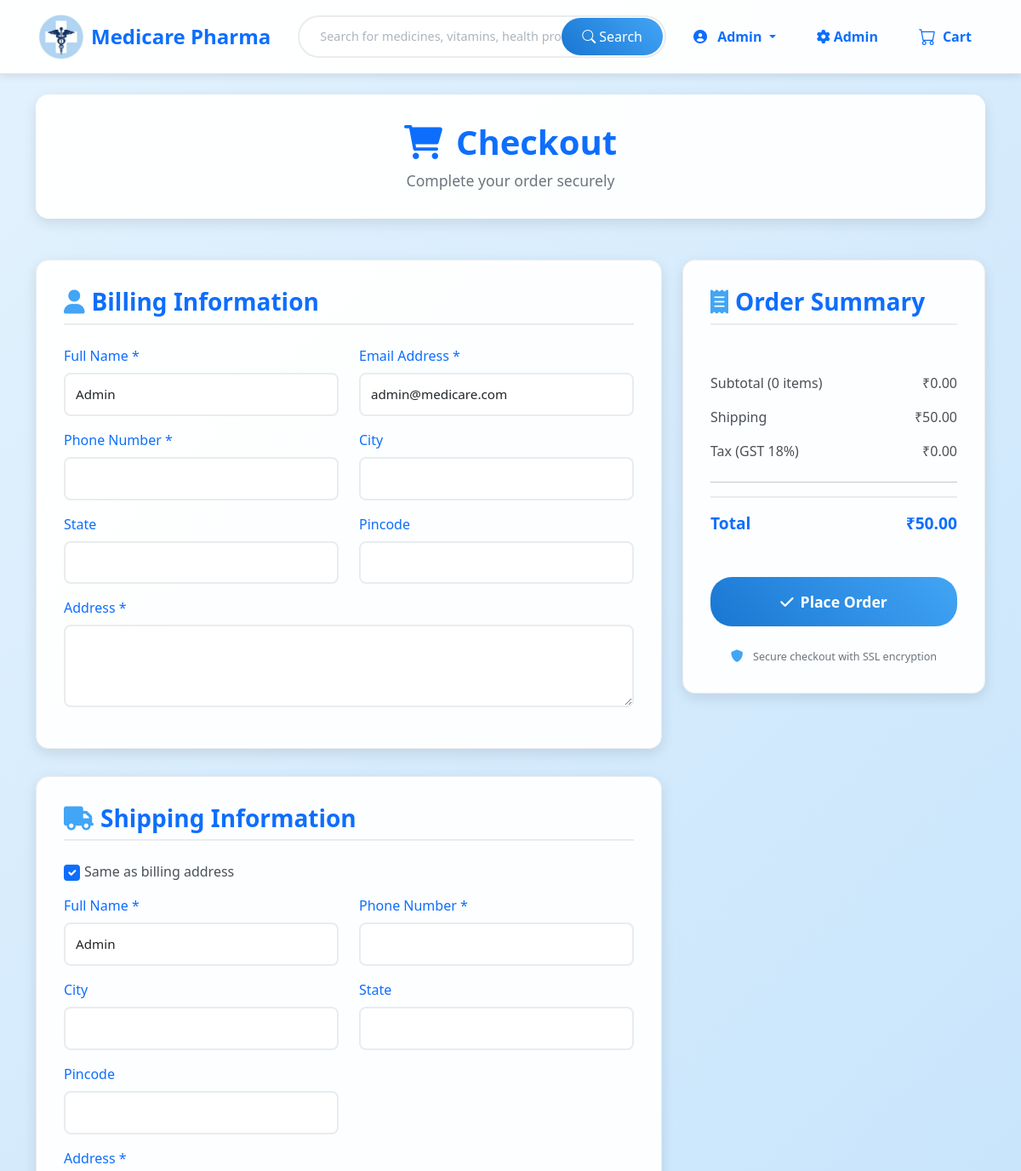
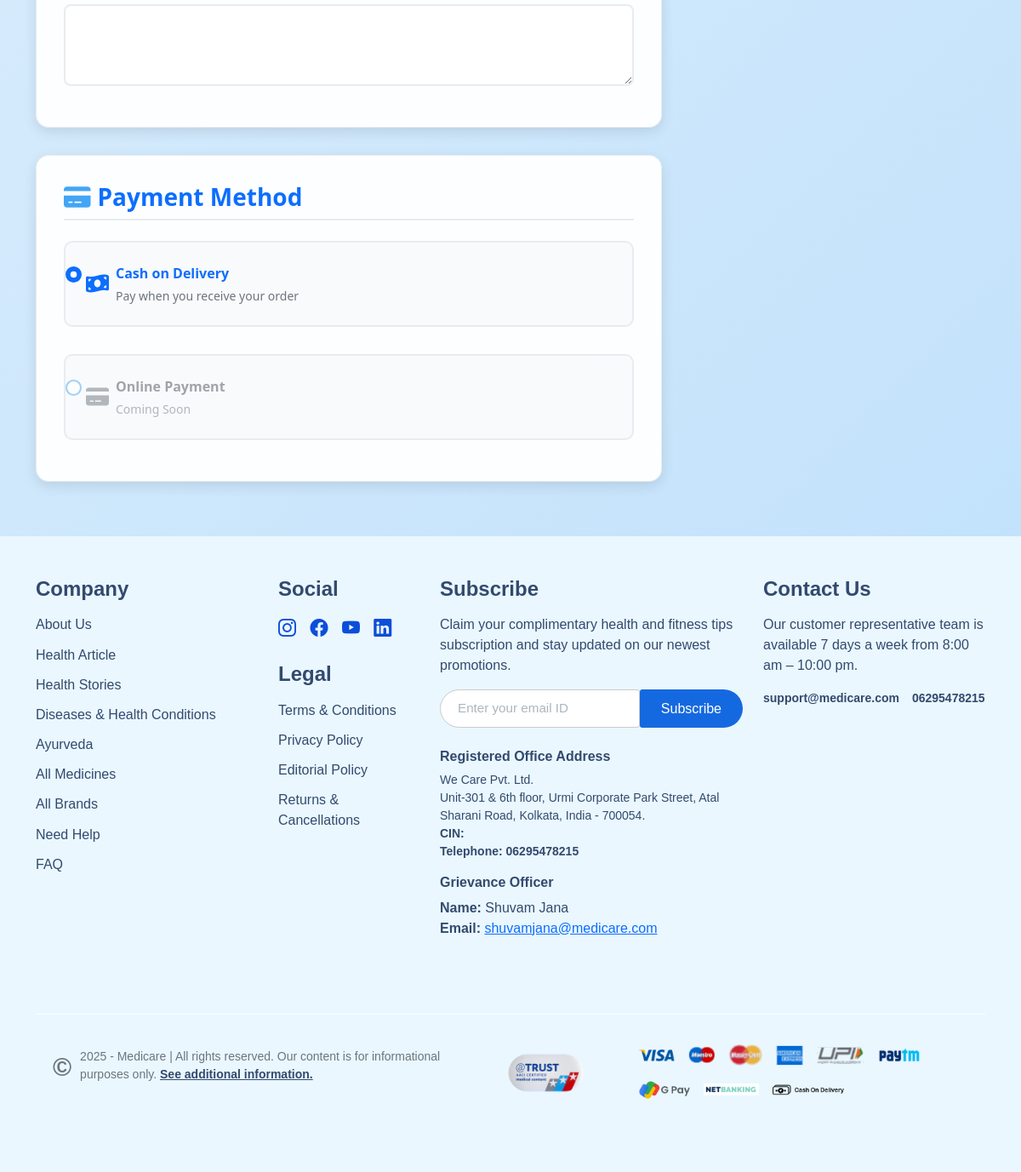
The page /checkout.php (signed in) on the database its author committed (2 pictures, top to bottom).
### tables this page shows
CREATE TABLE `users` (
  `id` int(11) NOT NULL,
  `name` varchar(255) NOT NULL,
  `email` varchar(255) NOT NULL,
  `password` varchar(255) NOT NULL,
  `role` enum('user','admin') DEFAULT 'user',
  `address` text DEFAULT NULL,
  `phone` varchar(20) DEFAULT NULL,
  `created_at` timestamp NOT NULL DEFAULT current_timestamp()
);

### includes/auth.php (called while the page is built, shortened)
<?php
function isLoggedIn() {
    return isset($_SESSION['user_id']);
}
function isAdmin() {
    return isset($_SESSION['role']) && $_SESSION['role'] === 'admin';
}
?>

### checkout.php (the view, shortened to what this page needs)
<?php
include 'config/db.php';
include 'includes/auth.php';
$subtotal = 0;
$itemCount = 0;
$shipping = $subtotal > 500 ? 0 : 50;
$tax = $subtotal * 0.18;
$total = $subtotal + $shipping + $tax;
?>
<!DOCTYPE html>
<html lang="en">
<head>
    <link href="https://cdn.jsdelivr.net/npm/bootstrap@5.1.3/dist/css/bootstrap.min.css" rel="stylesheet">
    <link rel="stylesheet" href="https://cdnjs.cloudflare.com/ajax/libs/font-awesome/6.0.0/css/all.min.css">
    <link rel="stylesheet" href="https://cdnjs.cloudflare.com/ajax/libs/animate.css/4.1.1/animate.min.css">
    <link rel="stylesheet" href="assets/footer.css">
    <link rel="stylesheet" href="assets/checkout.css">
</head>
<body>
    <?php include 'includes/header.php'; ?>
    <div class="container checkout-container mt-4">
        <div class="checkout-header animate__animated animate__fadeInDown">
            <h1><i class="fas fa-shopping-cart me-3"></i>Checkout</h1>
            <p>Complete your order securely</p>
        </div>
        <form method="POST" class="checkout-form">
            <div class="row">
                <div class="col-lg-8">
                    <div class="checkout-section animate__animated animate__fadeInLeft">
                        <h3><i class="fas fa-user me-2"></i>Billing Information</h3>
                        <div class="row">
                            <div class="col-md-6 mb-3">
                                <label for="billing_name" class="form-label">Full Name *</label>
                                <input type="text" class="form-control" id="billing_name" name="billing_name"
                                       value="<?php echo htmlspecialchars($user['name'] ?? ''); ?>" required>
                            </div>
                            <div class="col-md-6 mb-3">
                                <label for="billing_email" class="form-label">Email Address *</label>
                                <input type="email" class="form-control" id="billing_email" name="billing_email"
                                       value="<?php echo htmlspecialchars($user['email'] ?? ''); ?>" required>
                            </div>
                            <div class="col-md-6 mb-3">
                                <label for="billing_phone" class="form-label">Phone Number *</label>
                                <input type="tel" class="form-control" id="billing_phone" name="billing_phone"
                                       value="<?php echo htmlspecialchars($user['phone'] ?? ''); ?>" required>
                            </div>
                            <div class="col-md-6 mb-3">
                                <label for="billing_city" class="form-label">City</label>
                                <input type="text" class="form-control" id="billing_city" name="billing_city">
                            </div>
                            <div class="col-md-6 mb-3">
                                <label for="billing_state" class="form-label">State</label>
                                <input type="text" class="form-control" id="billing_state" name="billing_state">
                            </div>
                            <div class="col-md-6 mb-3">
                                <label for="billing_pincode" class="form-label">Pincode</label>
                                <input type="text" class="form-control" id="billing_pincode" name="billing_pincode">
                            </div>
                            <div class="col-12 mb-3">
                                <label for="billing_address" class="form-label">Address *</label>
                                <textarea class="form-control" id="billing_address" name="billing_address" rows="3" required><?php echo htmlspecialchars($user['address'] ?? ''); ?></textarea>
                            </div>
                        </div>
                    </div>
                    <div class="checkout-section animate__animated animate__fadeInLeft animate__delay-1s">
                        <h3><i class="fas fa-truck me-2"></i>Shipping Information</h3>
                        <div class="form-check mb-3">
                            <input class="form-check-input" type="checkbox" id="sameAsBilling" checked>
                            <label class="form-check-label" for="sameAsBilling">
                                Same as billing address
                            </label>
                        </div>
                        <div class="row">
                            <div class="col-md-6 mb-3">
                                <label for="shipping_name" class="form-label">Full Name *</label>
                                <input type="text" class="form-control" id="shipping_name" name="shipping_name"
                                       value="<?php echo htmlspecialchars($user['name'] ?? ''); ?>" required>
                            </div>
                            <div class="col-md-6 mb-3">
                                <label for="shipping_phone" class="form-label">Phone Number *</label>
                                <input type="tel" class="form-control" id="shipping_phone" name="shipping_phone"
                                       value="<?php echo htmlspecialchars($user['phone'] ?? ''); ?>" required>
                            </div>
                            <div class="col-md-6 mb-3">
                                <label for="shipping_city" class="form-label">City</label>
                                <input type="text" class="form-control" id="shipping_city" name="shipping_city">
                            </div>
                            <div class="col-md-6 mb-3">
                                <label for="shipping_state" class="form-label">State</label>
                                <input type="text" class="form-control" id="shipping_state" name="shipping_state">
                            </div>
                            <div class="col-md-6 mb-3">
                                <label for="shipping_pincode" class="form-label">Pincode</label>
                                <input type="text" class="form-control" id="shipping_pincode" name="shipping_pincode">
                            </div>
                            <div class="col-12 mb-3">
                                <label for="shipping_address" class="form-label">Address *</label>
                                <textarea class="form-control" id="shipping_address" name="shipping_address" rows="3" required><?php echo htmlspecialchars($user['address'] ?? ''); ?></textarea>
                            </div>
                        </div>
                    </div>
                    <div class="checkout-section animate__animated animate__fadeInLeft animate__delay-2s">
                        <h3><i class="fas fa-credit-card me-2"></i>Payment Method</h3>
                        <div class="payment-options">
                            <div class="form-check payment-option">
                                <input class="form-check-input" type="radio" name="payment_method" id="cod" value="cod" checked>
                                <label class="form-check-label" for="cod">
                                    <i class="fas fa-money-bill-wave me-2"></i>
                                    <div>
                                        <strong>Cash on Delivery</strong>
                                        <small class="text-muted d-block">Pay when you receive your order</small>
                                    </div>
                                </label>
                            </div>
                            <div class="form-check payment-option">
                                <input class="form-check-input" type="radio" name="payment_method" id="online" value="online" disabled>
                                <label class="form-check-label" for="online">
                                    <i class="fas fa-credit-card me-2"></i>
                                    <div>
                                        <strong>Online Payment</strong>
                                        <small class="text-muted d-block">Coming Soon</small>
                                    </div>
                                </label>
                            </div>
                        </div>
                    </div>
                </div>
                <div class="col-lg-4">
                    <div class="order-summary animate__animated animate__fadeInRight">
                        <h3><i class="fas fa-receipt me-2"></i>Order Summary</h3>
                        <div class="order-totals">
                            <div class="total-row">
                                <span>Subtotal (<?php echo $itemCount; ?> items)</span>
                                <span>&#8377;<?php echo number_format($subtotal, 2); ?></span>
                            </div>
                            <div class="total-row">
                                <span>Shipping</span>
                                <span class="<?php echo $shipping === 0 ? 'free-shipping' : ''; ?>">
                                    <?php if ($shipping === 0): ?>
                                        <strong>FREE</strong>
                                    <?php else: ?>
                                        &#8377;<?php echo number_format($shipping, 2); ?>
                                    <?php endif; ?>
                                </span>
                            </div>
                            <div class="total-row">
                                <span>Tax (GST 18%)</span>
                                <span>&#8377;<?php echo number_format($tax, 2); ?></span>
                            </div>
                            <hr>
                            <div class="total-row total">
                                <strong>Total</strong>
                                <strong>&#8377;<?php echo number_format($total, 2); ?></strong>
                            </div>
                        </div>
                        <button type="submit" class="btn btn-success btn-lg w-100 place-order-btn">
                            <i class="fas fa-check me-2"></i>Place Order
                        </button>
                        <div class="order-notice">
                            <i class="fas fa-shield-alt me-2"></i>
                            <small>Secure checkout with SSL encryption</small>
                        </div>
                    </div>
                </div>
            </div>
        </form>
    </div>
    <?php include 'includes/footer.php'; ?>
</body>
</html>

### includes/header.php (shortened to what this page needs)
<?php
include 'config/db.php';
$user = null;
if (isLoggedIn() && isset($_SESSION['user_id'])) {
    $userId = $_SESSION['user_id'];
    $stmt = $conn->prepare("SELECT * FROM users WHERE id = ?");
    $stmt->bind_param("i", $userId);
    $stmt->execute();
    $result = $stmt->get_result();
    if ($result->num_rows === 1) {
        $user = $result->fetch_assoc();
    }
}
?>
<nav class="navbar navbar-expand-lg navbar-light py-2 sticky-top">
    <div class="container d-flex align-items-center">
        <a class="navbar-brand d-flex align-items-center" href="index.php">
            <img src="admin/images/medicare logo.png" alt="Medicine Store Logo" height="60" style="margin-right: 5px;">
            <span class="fw-bold fs-4 text-primary">Medicare Pharma</span>
        </a>
        <form class="d-flex flex-grow-1 mx-3 position-relative" action="products.php" method="get" style="max-width: 700px;">
            <input class="form-control rounded-pill ps-4 search-input" type="search" placeholder="Search for medicines, vitamins, health products" aria-label="Search" name="q">
            <button class="btn btn-primary position-absolute top-50 end-0 translate-middle-y rounded-pill me-1 px-4 search-btn" type="submit">
                <i class="bi bi-search"></i> Search
            </button>
        </form>
        <div class="d-flex align-items-center gap-3 fw-bold">
            <?php if (isLoggedIn() && $user): ?>
                <div class="dropdown">
                    <button class="btn dropdown-toggle profile-btn" type="button" id="userDropdown" data-bs-toggle="dropdown" aria-expanded="false">
                        <i class="fas fa-user-circle me-2"></i>
                        <?php echo htmlspecialchars($user['name']); ?>
                    </button>
                </div>
                <?php if (isAdmin()): ?>
                    <a class="nav-link admin-link" href="admin/index.php">
                        <i class="fas fa-cog me-1"></i>Admin
                    </a>
                <?php endif; ?>
            <?php endif; ?>
            <a class="nav-link cart-link d-flex align-items-center position-relative fw-bold" href="cart.php">
                <i class="pe-2 bi bi-cart fs-5"></i>
                ?>Cart
            </a>
        </div>
    </div>
</nav>
<link rel="stylesheet" href="https://cdn.jsdelivr.net/npm/bootstrap-icons@1.5.0/font/bootstrap-icons.css">
<link rel="stylesheet" href="https://cdnjs.cloudflare.com/ajax/libs/font-awesome/6.0.0/css/all.min.css">
<link rel="stylesheet" href="assets/header.css">

### rows shown on the page
users: name "Admin", billing_name "Admin", billing_email "admin@medicare.com", shipping_name "Admin"

### other values the page prints
$itemCount "0"
$subtotal "0.00"
$shipping "50.00"
$tax "0.00"
$total "50.00"
